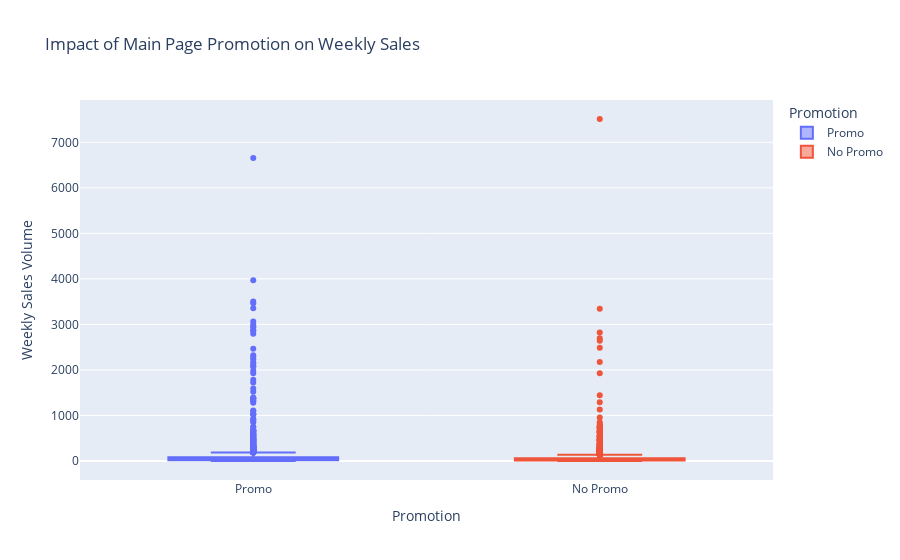

The notebook cell this image was saved under:
### Code cell
# Plot box plot to compare weekly_sales with and without promotion
fig = px.box(
    df,
    x='Promotion',
    y='weekly_sales',
    title='Impact of Main Page Promotion on Weekly Sales',
    color='Promotion',
    labels={'weekly_sales': 'Weekly Sales Volume'}
)

fig.show()

### Figure 1 — Plotly figure (JSON) as saved in the notebook; plotly's stock layout.template omitted (floating-point values rounded to 4 significant figures; data arrays with more than 128 entries replaced by an {"elided": "..."} marker saying what was removed)
{"data": [{"alignmentgroup": "True", "hovertemplate": "Promotion=%{x}<br>Weekly Sales Volume=%{y}<extra></extra>", "legendgroup": "Promo", "marker": {"color": "#636efa"}, "name": "Promo", "notched": false, "offsetgroup": "Promo", "orientation": "v", "showlegend": true, "type": "box", "x": {"elided": "1575 str values"}, "x0": " ", "xaxis": "x", "y": {"elided": "1575 int values"}, "y0": " ", "yaxis": "y"}, {"alignmentgroup": "True", "hovertemplate": "Promotion=%{x}<br>Weekly Sales Volume=%{y}<extra></extra>", "legendgroup": "No Promo", "marker": {"color": "#EF553B"}, "name": "No Promo", "notched": false, "offsetgroup": "No Promo", "orientation": "v", "showlegend": true, "type": "box", "x": {"elided": "2825 str values"}, "x0": " ", "xaxis": "x", "y": {"elided": "2825 int values"}, "y0": " ", "yaxis": "y"}], "layout": {"boxmode": "overlay", "legend": {"title": {"text": "Promotion"}, "tracegroupgap": 0}, "title": {"text": "Impact of Main Page Promotion on Weekly Sales"}, "xaxis": {"anchor": "y", "categoryarray": ["Promo", "No Promo"], "categoryorder": "array", "domain": [0, 1], "title": {"text": "Promotion"}}, "yaxis": {"anchor": "x", "domain": [0, 1], "title": {"text": "Weekly Sales Volume"}}}}
